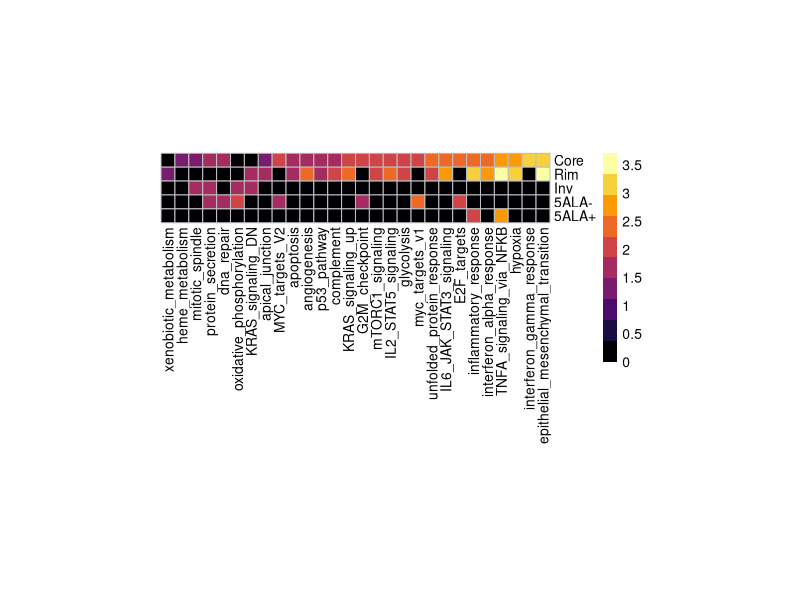
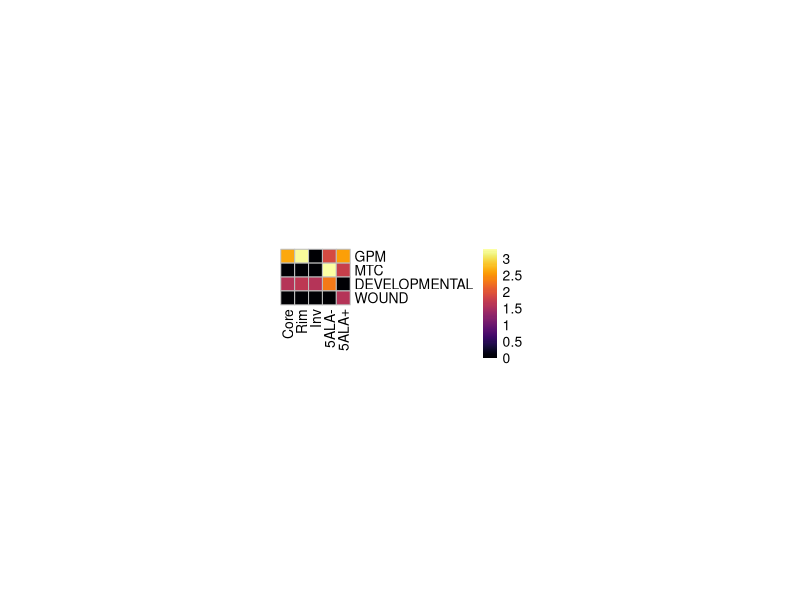
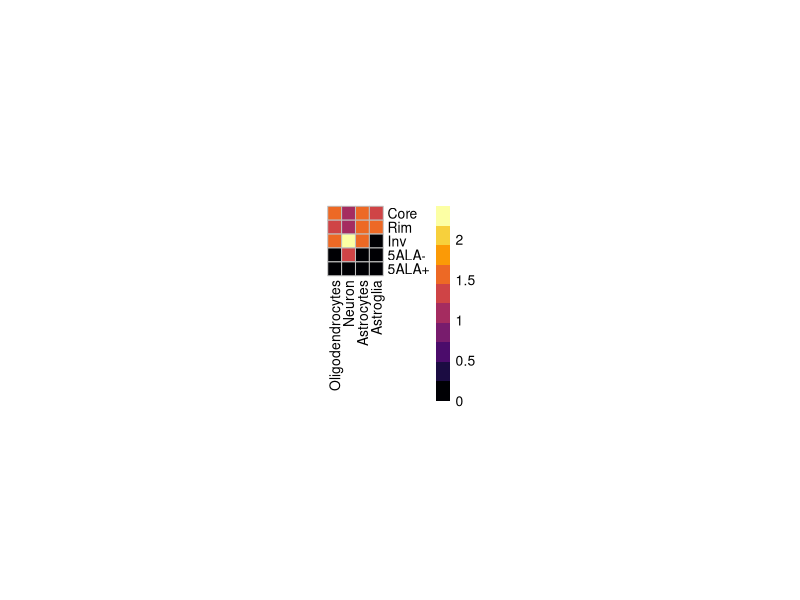

Write R code to recreate these figures, in order.
setwd('H:/lab data/Glioblastoma/Figures/Codes for github')

library(readxl)
library(pheatmap)
library(RColorBrewer)
library(viridis)
library(openxlsx)

### Figure 1B
mat = read.xlsx("1B.xlsx",rowNames = T)
mat = t(mat)
pheatmap(mat, show_colnames = T, 
         fontsize_row = 10, fontsize_col = 10,
         angle_col = 90,
         cluster_cols = F,
         cluster_rows = F,
         color = inferno(10),
         cellwidth = 10, cellheight = 10, border_color = 'grey')


### Figure 3A
mat = read.csv("3A.csv",row.names = 1)
mat[is.na(mat)] = 0
mat = t(mat)
pheatmap(mat,  show_colnames = T, 
         fontsize_row = 10, fontsize_col = 10,
         angle_col = 90,
         cluster_cols = F,
         cluster_rows = F,
         clustering_method = "complete",
         color = inferno(100),
         cellwidth = 10, cellheight = 10, border_color = 'grey')


### Supplementary figure 2K
mat = read.xlsx("Sup 2K.xlsx", rowNames = T)
mat = t(mat)
pheatmap(mat, show_colnames = T, 
         fontsize_row = 10, fontsize_col = 10,
         angle_col = 90,
         cluster_cols = F,
         cluster_rows = F,
         color = inferno(10),
         cellwidth = 10, cellheight = 10, border_color = 'grey')
